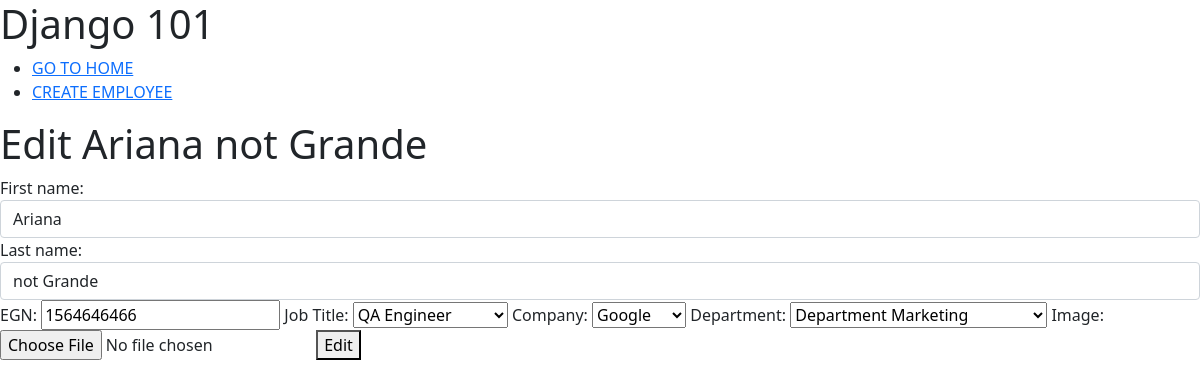
The app's page /employees/edit/5/ with its own data.
### employees_app/employees/models.py (models this page shows)
class Employee(models.Model):
    SOFTWARE_DEVELOPER = 1
    QA_ENGINEER = 2
    DEVOPS_SPECIALIST = 3
    SOFT_UNI = 'SoftUni'
    GOOGLE = 'Google'
    FACEBOOK = 'Facebook'
    COMPANIES = (
        SOFT_UNI,
        GOOGLE,
        FACEBOOK,
    )
    first_name = models.CharField(
        max_length=30,
    )
    last_name = models.CharField(
        max_length=40,
        null=True,
        blank=True,
    )
    egn = models.CharField(
        max_length=10,
        unique=True,
        verbose_name = 'EGN',
        validators = (
            validators.MinLengthValidator(10),
        )
    )
    job_title_t = models.IntegerField(
        choices=(
            (SOFTWARE_DEVELOPER, 'Python Dev'),
            (QA_ENGINEER,'QA Engineer'),
            (DEVOPS_SPECIALIST, 'DevOps Specialist'),
        ),
        verbose_name = 'Job Title'
    )
    company = models.CharField(
        max_length=max(len(c) for c in COMPANIES),
        choices=((c, c) for c in COMPANIES),
    )
    department = models.ForeignKey(
        Department,
        on_delete=models.CASCADE,
    )
    image = models.ImageField(
        null=True,
        blank=True,
    )
    class Meta:
        ordering = ('first_name', '-last_name')

### employees_app/employees/views.py (the view)
# urls.py: path('edit/<int:pk>/', edit_employee, name='edit employee'),
def edit_employee(request, pk):
    employee = Employee.objects.get(pk=pk)
    if request.method == 'POST':
        employee_form = EmployeeForm(request.POST, request.FILES, request.FILES,instance=employee)
        if employee_form.is_valid():
            employee_form.save()
    else:
        employee_form = EmployeeForm(instance=employee)
    context= {
    'employee': employee,
    'employee_form':employee_form,
    }
    return render(request, 'edit.html', context)

### employees_app/employees/views.py
class EmployeeForm(forms.ModelForm):
    class Meta:
        model = Employee
        fields = '__all__'
        widgets = {
            'first_name': forms.TextInput(
              attrs={'class':'form-control'}
            ),
            'last_name': forms.TextInput(
                attrs={'class':'form-control'}
            ),
        }

### employees_app/employees/models.py (called while the page is built)
    def __str__(self):
        return f'Department {self.name}'

### employees_app/employees/templates/edit.html
{% extends 'base/base.html' %}
{% block content %}
    <h1>Edit {{ employee.first_name }} {{ employee.last_name }}</h1>
    <form action="{% url 'edit employee' employee.pk %}"
         method="post"
         enctype="multipart/form-data">
        {{ employee_form }}
        <button>Edit</button>
    </form>
{% endblock %}

### records on screen
Employee: first_name "Ariana", last_name "not Grande", egn "1564646466", job_title_t "QA Engineer", company "Google", department "Department Marketing"
